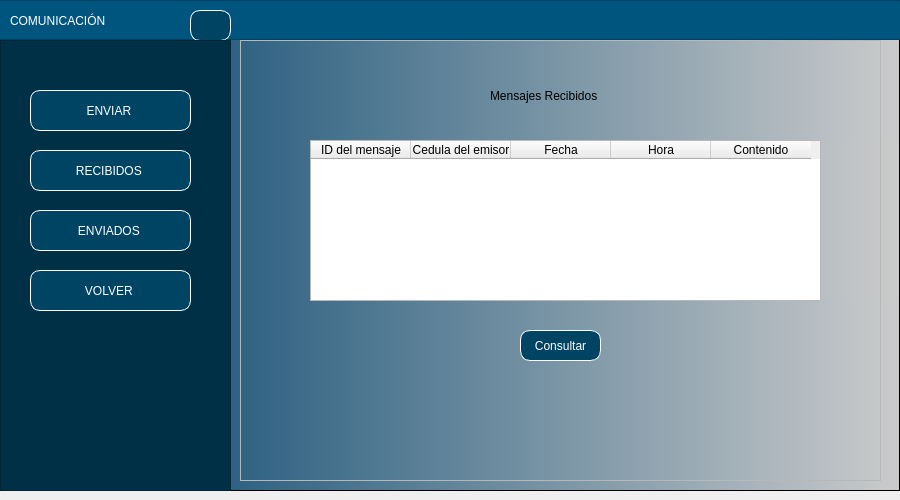
<?xml version="1.0" encoding="UTF-8"?>
<ui version="4.0">
 <class>MainWindow</class>
 <widget class="QMainWindow" name="MainWindow">
  <property name="geometry">
   <rect>
    <x>0</x>
    <y>0</y>
    <width>900</width>
    <height>500</height>
   </rect>
  </property>
  <property name="minimumSize">
   <size>
    <width>900</width>
    <height>500</height>
   </size>
  </property>
  <property name="maximumSize">
   <size>
    <width>900</width>
    <height>16777215</height>
   </size>
  </property>
  <property name="windowTitle">
   <string>MainWindow</string>
  </property>
  <widget class="QWidget" name="centralwidget">
   <layout class="QHBoxLayout" name="horizontalLayout" stretch="0">
    <property name="leftMargin">
     <number>0</number>
    </property>
    <property name="topMargin">
     <number>0</number>
    </property>
    <property name="rightMargin">
     <number>0</number>
    </property>
    <item>
     <widget class="QFrame" name="framefondo">
      <property name="styleSheet">
       <string notr="true">QWidget#framefondo{
background-color: qlineargradient(spread:pad, x1:0, y1:0, x2:1, y2:0, stop:0.039548 rgba(0, 67, 109, 255), stop:1 rgba(203, 203, 203, 255));}</string>
      </property>
      <property name="frameShape">
       <enum>QFrame::StyledPanel</enum>
      </property>
      <property name="frameShadow">
       <enum>QFrame::Raised</enum>
      </property>
      <widget class="QFrame" name="frame_superior">
       <property name="geometry">
        <rect>
         <x>-10</x>
         <y>0</y>
         <width>911</width>
         <height>40</height>
        </rect>
       </property>
       <property name="maximumSize">
        <size>
         <width>16777215</width>
         <height>40</height>
        </size>
       </property>
       <property name="styleSheet">
        <string notr="true">background-color: rgb(0, 85, 127);</string>
       </property>
       <property name="frameShape">
        <enum>QFrame::StyledPanel</enum>
       </property>
       <property name="frameShadow">
        <enum>QFrame::Raised</enum>
       </property>
       <widget class="QLabel" name="label">
        <property name="geometry">
         <rect>
          <x>20</x>
          <y>10</y>
          <width>181</width>
          <height>21</height>
         </rect>
        </property>
        <property name="styleSheet">
         <string notr="true">font: 16pt &quot;Arial&quot;;
color: white;</string>
        </property>
        <property name="text">
         <string>COMUNICACIÓN</string>
        </property>
       </widget>
       <widget class="QPushButton" name="btnMenu">
        <property name="geometry">
         <rect>
          <x>200</x>
          <y>10</y>
          <width>41</width>
          <height>31</height>
         </rect>
        </property>
        <property name="styleSheet">
         <string notr="true">QPushButton{
font: 87 9pt &quot;Arial&quot;;
background-color: rgb(0, 68, 100);
color:white;
border:1px solid white;
border-radius: 10px;
}


QPushButton:hover {
background-color:qlineargradient(spread:pad, x1:0, y1:0, x2:1, y2:0, stop:0.039548 rgba(0, 67, 109, 255), stop:1 rgba(203, 203, 203, 255))
}</string>
        </property>
        <property name="text">
         <string/>
        </property>
        <property name="icon">
         <iconset>
          <normaloff>../../PROYECTO 1/Interfaz Grafica/Imagenes/menu.png</normaloff>../../PROYECTO 1/Interfaz Grafica/Imagenes/menu.png</iconset>
        </property>
       </widget>
      </widget>
      <widget class="QFrame" name="frameBotones">
       <property name="geometry">
        <rect>
         <x>0</x>
         <y>40</y>
         <width>231</width>
         <height>451</height>
        </rect>
       </property>
       <property name="styleSheet">
        <string notr="true">QFrame{
background-color: rgb(0, 48, 70)
}


QPushButton{
font: 87 9pt &quot;Arial&quot;;
background-color: rgb(0, 68, 100);
color:white;
border:1px solid white;
border-radius: 10px;
}


QPushButton:hover {
background-color:qlineargradient(spread:pad, x1:0, y1:0, x2:1, y2:0, stop:0.039548 rgba(0, 67, 109, 255), stop:1 rgba(203, 203, 203, 255))
}</string>
       </property>
       <property name="frameShape">
        <enum>QFrame::StyledPanel</enum>
       </property>
       <property name="frameShadow">
        <enum>QFrame::Raised</enum>
       </property>
       <widget class="QPushButton" name="btnRecibidos">
        <property name="geometry">
         <rect>
          <x>30</x>
          <y>110</y>
          <width>161</width>
          <height>41</height>
         </rect>
        </property>
        <property name="layoutDirection">
         <enum>Qt::RightToLeft</enum>
        </property>
        <property name="styleSheet">
         <string notr="true"/>
        </property>
        <property name="text">
         <string>RECIBIDOS </string>
        </property>
        <property name="icon">
         <iconset>
          <normaloff>../../PROYECTO 1/Interfaz Grafica/Imagenes/recibidos.png</normaloff>../../PROYECTO 1/Interfaz Grafica/Imagenes/recibidos.png</iconset>
        </property>
       </widget>
       <widget class="QPushButton" name="btnEnviados">
        <property name="geometry">
         <rect>
          <x>30</x>
          <y>170</y>
          <width>161</width>
          <height>41</height>
         </rect>
        </property>
        <property name="layoutDirection">
         <enum>Qt::RightToLeft</enum>
        </property>
        <property name="styleSheet">
         <string notr="true"/>
        </property>
        <property name="text">
         <string>ENVIADOS </string>
        </property>
        <property name="icon">
         <iconset>
          <normaloff>../../PROYECTO 1/Interfaz Grafica/Imagenes/enviados.png</normaloff>../../PROYECTO 1/Interfaz Grafica/Imagenes/enviados.png</iconset>
        </property>
       </widget>
       <widget class="QPushButton" name="btnVolver">
        <property name="geometry">
         <rect>
          <x>30</x>
          <y>230</y>
          <width>161</width>
          <height>41</height>
         </rect>
        </property>
        <property name="layoutDirection">
         <enum>Qt::RightToLeft</enum>
        </property>
        <property name="styleSheet">
         <string notr="true"/>
        </property>
        <property name="text">
         <string>VOLVER </string>
        </property>
        <property name="icon">
         <iconset>
          <normaloff>../../PROYECTO 1/Interfaz Grafica/Imagenes/volver.png</normaloff>../../PROYECTO 1/Interfaz Grafica/Imagenes/volver.png</iconset>
        </property>
       </widget>
       <widget class="QPushButton" name="btnEnviar_2">
        <property name="geometry">
         <rect>
          <x>30</x>
          <y>50</y>
          <width>161</width>
          <height>41</height>
         </rect>
        </property>
        <property name="layoutDirection">
         <enum>Qt::RightToLeft</enum>
        </property>
        <property name="text">
         <string>ENVIAR </string>
        </property>
        <property name="icon">
         <iconset>
          <normaloff>../../PROYECTO 1/Interfaz Grafica/Imagenes/enviar.png</normaloff>../../PROYECTO 1/Interfaz Grafica/Imagenes/enviar.png</iconset>
        </property>
       </widget>
      </widget>
      <widget class="QFrame" name="framePaginas">
       <property name="geometry">
        <rect>
         <x>240</x>
         <y>40</y>
         <width>641</width>
         <height>441</height>
        </rect>
       </property>
       <property name="frameShape">
        <enum>QFrame::StyledPanel</enum>
       </property>
       <property name="frameShadow">
        <enum>QFrame::Raised</enum>
       </property>
       <widget class="QStackedWidget" name="stackedWidget">
        <property name="geometry">
         <rect>
          <x>0</x>
          <y>0</y>
          <width>681</width>
          <height>451</height>
         </rect>
        </property>
        <property name="currentIndex">
         <number>0</number>
        </property>
        <widget class="QWidget" name="pageVisulizar">
         <widget class="QLabel" name="label_7">
          <property name="geometry">
           <rect>
            <x>250</x>
            <y>40</y>
            <width>231</width>
            <height>31</height>
           </rect>
          </property>
          <property name="styleSheet">
           <string notr="true">font: 11pt &quot;Arial&quot;;</string>
          </property>
          <property name="text">
           <string>Mensajes Recibidos</string>
          </property>
         </widget>
         <widget class="QPushButton" name="btnConsultar">
          <property name="geometry">
           <rect>
            <x>280</x>
            <y>290</y>
            <width>81</width>
            <height>31</height>
           </rect>
          </property>
          <property name="styleSheet">
           <string notr="true">QPushButton{
font: 87 9pt &quot;Arial&quot;;
background-color: rgb(0, 68, 100);
color:white;
border:1px solid white;
border-radius: 10px;
}


QPushButton:hover {
background-color:rgb(0, 101, 148);
}</string>
          </property>
          <property name="text">
           <string>Consultar</string>
          </property>
         </widget>
         <widget class="QTableWidget" name="tableMjsRecibidos">
          <property name="geometry">
           <rect>
            <x>70</x>
            <y>100</y>
            <width>511</width>
            <height>161</height>
           </rect>
          </property>
          <column>
           <property name="text">
            <string>ID del mensaje</string>
           </property>
          </column>
          <column>
           <property name="text">
            <string>Cedula del emisor</string>
           </property>
          </column>
          <column>
           <property name="text">
            <string>Fecha</string>
           </property>
          </column>
          <column>
           <property name="text">
            <string>Hora</string>
           </property>
          </column>
          <column>
           <property name="text">
            <string>Contenido</string>
           </property>
          </column>
         </widget>
        </widget>
       </widget>
      </widget>
     </widget>
    </item>
   </layout>
  </widget>
 </widget>
 <resources/>
 <connections/>
</ui>
